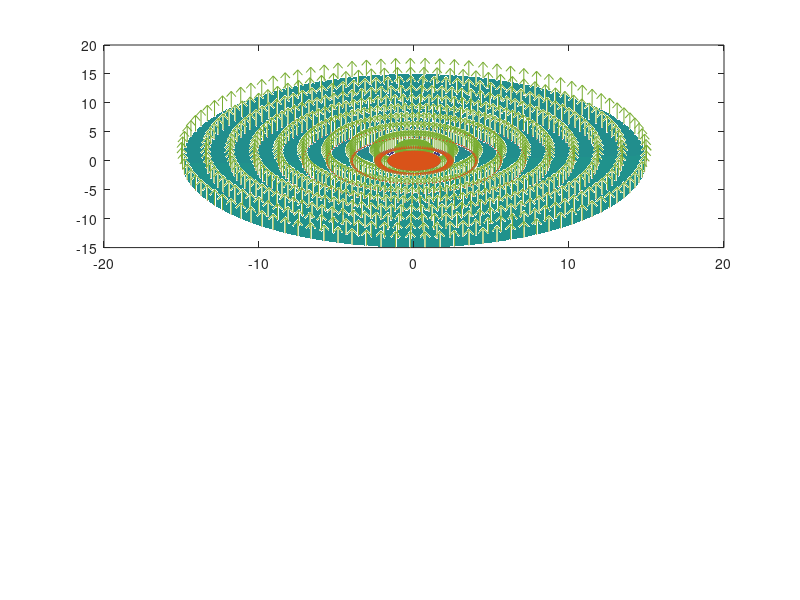

Write MATLAB code to recreate this figure. (Note: this script raises an error after producing the figure.)
%%
wE = 2*pi/(24*60*60);
RE = 6371200; % m
me = 9.1094e-31;
mp = 1.6726e-27;
e = 1.6022e-19;
kB = 1.3806e-23;
mu0 = 1.2566e-06;
M = 8.22e22; % A m^2

Er = @(r) -wE*mu0*M./(4*pi*r.^2);



r = RE*linspace(1,15,10);
lon = linspace(0,2*pi,100);

[R,LON] = ndgrid(r,lon);

X = R.*cos(LON);
Y = R.*sin(LON);

ER = Er(R);

EX = ER.*cos(LON);
EY = ER.*sin(LON);


E_conv = 1e7; % V/m
E_conv_kVRE = 0.5;
E_conv = E_conv_kVRE*1e3/RE; %*1e3*RE; % kV/RE - > V/m
EX_conv = 0;
EY_conv = E_conv;


hca = subplot(2,1,1);
scale = NaN;
quiver(hca,X/RE,Y/RE,EX,EY)
hold(hca,'on')
quiver(hca,X/RE,Y/RE,EX*0+EX_conv,EY*0+EY_conv)
quiver(hca,X/RE,Y/RE,EX+EX*0+EX_conv,EY+EY*0+EY_conv)

surf(X/RE,Y/RE,X*0-1,EY+EY_conv)
shading(hca,'flat')
colormap(pic_colors('blue_red'))
%hca.CLim = max(abs(hca.CLim))*[-1 1];
hcb = colorbar(hca);

hold(hca,'off')

hca = subplot(2,1,2);
rvec = RE*linspace(1,15,100);
%plot(hca,rvec/RE,Er(rvec),rvec/RE,rvec*0+E_conv)
semilogy(hca,rvec/RE,abs(Er(rvec)),rvec/RE,rvec*0+abs(E_conv))


%%
% transformation matrix between cartesian and spherical
T = [sin(colat).*cos(lon), sin(colat).*sin(lon), cos(colat);...
     cos(colat).*cos(lon), cos(colat).*sin(lon), -sin(colat);...
     -sin(lon)         , cos(lon)        ,  0];
  
T_sp2cart = T';

Ecart = T_sp2cart*Bsphere;
  
bx = Bcart(1,:);
by = Bcart(2,:);
bz = Bcart(3,:);

%% Potential
e = 1.6022e-19;
kB = 1.3806e-23;
mu0 = 1.2566e-06;
RE = 6.3712e+06; % m
M = 8.22e22; % A m^2
me = 9.1094e-31;
mp = 1.6726e-27;
wE = 2*pi/(24*60*60); % Earth's rotation frequency, rad/s
Econv = 1*[0.5 2]*1e3/(RE); % kV/RE - > V/m (to have V in SI units)


%E0 = 0.3*1e-3; % V/m
%W_eV = 1e1;
%W_J = W_eV*e;
%v = sqrt(2*W_J/m);

Bz = @(r) mu0*M./(4*pi*r.^3);
mu = @(r,W_J) W_J./Bz(r);
%q = -e;


phi_gradB = @(r,lon,m,q,mu) mu*Bz(r)/q;
phi_corot = @(r,lon) - wE*mu0*M./(8*pi*r);
phi_conv = @(r,lon,E0) - E0*r.*sin(lon);

%phi = @(r,lon,m,q,mu,E0) mu*Bz(r)/q - wE*mu0*M./(8*pi*r) - E0*r.*sin(lon);

phi = @(r,lon,m,q,mu,E0) phi_gradB(r,lon,m,q,mu) + phi_corot(r,lon) + phi_conv(r,lon,E0);


r = RE*linspace(2,15,50);
r = RE*logspace(log10(3),log10(15),120);
lon = linspace(0,2*pi,100);

[R,LON] = ndgrid(r,lon);

X = R.*cos(LON);
Y = R.*sin(LON);



clear h
nrows = 1; ncols = 4; ipanel = 0;
for irow = 1:nrows, for icol = 1:ncols, ipanel = ipanel + 1; h(ipanel) = subplot(nrows,ncols,ipanel); end, end
isub = 1;

% Define particle parameters
Ncont = 40;
R_Bref = 5*RE;
B_ref = Bz(R_Bref);
m = me; q = e; W_eV = 1e5; mu = W_eV*e/B_ref; E0 = 0.8e-3;
if 1 % phi_gradB
  hca = h(isub); isub = isub + 1;
  PHI = phi_gradB(R,LON,m,q,mu);
  %contourf(hca,X/RE,Y/RE,PHI,Ncont)
  pcolor(hca,X/RE,Y/RE,PHI*1e-3)
  shading(hca,'flat')
  hca.YLabel.String = 'y^{GSM} (RE)';
  hca.XLabel.String = 'x^{GSM} (RE)';
  axis(hca,'equal')
  hca.Title.String = {'Gradient B drift potential'};%,sprintf('m = %.0f m_e, q = %.0f e, W = %g eV, mu = %g J/T', m/me, q/e, W_eV,mu)};
  hcb = colorbar(hca);
  irf_legend(hca,{sprintf('m = %.0f m_e', m/me),...
    sprintf('q = %.0f e', q/e),...
    sprintf('W = %g eV', W_eV),...
    sprintf('R_{ref for mu} = %.0f R_E', R_Bref/RE),...
    sprintf('B(R_{ref for mu}) = %g T', B_ref),...
    sprintf('mu = %g J/T = %g MeV/G',mu,mu*1e-3/e*1e-5),...
    sprintf('E_{conv} = %g V/m ',E0)},[-0.0 1.13],'color','k','fontsize',14);
  irf_legend(hca,{sprintf('E_{conv} = %g V/m ',E0)},[-0.0 1.23],'color','k','fontsize',14);
end 
if 1 % phi_corot
  hca = h(isub); isub = isub + 1;
  PHI = phi_corot(R,LON);
  %contourf(hca,X/RE,Y/RE,PHI,Ncont)
  pcolor(hca,X/RE,Y/RE,PHI*1e-3)
  shading(hca,'flat')
  hca.YLabel.String = 'y^{GSM} (RE)';
  hca.XLabel.String = 'x^{GSM} (RE)';
  axis(hca,'equal')
  hca.Title.String = {'Corotation potential'};%,sprintf('m = %.0f m_e, q = %.0f e, W = %g eV, mu = %g J/T', m/me, q/e, W_eV,mu)};
  hcb = colorbar(hca);
end
if 1 % phi_conv
  hca = h(isub); isub = isub + 1;
  PHI = phi_conv(R,LON,E0);
  contourf(hca,X/RE,Y/RE,PHI*1e-3,Ncont)
  shading(hca,'flat')
  hca.YLabel.String = 'y^{GSM} (RE)';
  hca.XLabel.String = 'x^{GSM} (RE)';
  axis(hca,'equal')
  hca.Title.String = {'Convective potential'};%,sprintf('m = %.0f m_e, q = %.0f e, W = %g eV, mu= %g J/T', m/me, q/e, W_eV,mu)};
  hcb = colorbar(hca);
  irf_legend(hca,{sprintf('E_{conv} = %g V/m ',E0)},[0.02 0.98],'color','k','fontsize',14,'fontweight','bold');
end
if 1 % phi_gradB + phi_corot + phi_conv
  hca = h(isub); isub = isub + 1;
  PHI = phi(R,LON,m,q,mu,E0); % (r,lon,m,q,mu,E0)
  %Ncont = logspace(log10(min(PHI(:)*1e-3)),log10(mas(PHI(:)*1e-3)),20);  
  contourf(hca,X/RE,Y/RE,PHI*1e-3,Ncont)  
  
  %pcolor(hca,X/RE,Y/RE,PHI*1e-3)
  shading(hca,'flat')
  hca.YLabel.String = 'y^{GSM} (RE)';
  hca.XLabel.String = 'x^{GSM} (RE)';
  axis(hca,'equal')
  hca.Title.String = {'Total potential'};%,sprintf('m = %.0f m_e, q = %.0f e, W = %g eV, mu = %g J/T', m/me, q/e, W_eV,mu)};
  hcb = colorbar(hca);
  hcb.YLabel.String = 'Potential (kV)';

  % Find saddle point  
  [nx,ny,nz] = surfnorm(X,Y,PHI);
  [az,el,rho] = cart2sph(nx,ny,nz);   % find azimuth and elevation
  [~,ix] = max(el(:));  
  [~,ind]=max(abs(nz(:)));
  hold(hca,'on')
  contour(X/RE,Y/RE,PHI,PHI(ind)*[1 1],'k:','linewidth',2)
  hold(hca,'off')
  irf_legend(hca,{sprintf('E_{conv} = %g V/m ',E0)},[0.02 0.98],'color','k','fontsize',14,'fontweight','bold');

end
if 0
hca = h(isub); isub = isub + 1;
m = mp; q = e; W_eV = 1e9;
PHI = phi(R,LON,me,-e,W_eV*e);
contourf(hca,X/RE,Y/RE,PHI,Ncont)
shading(hca,'flat')
hca.YLabel.String = 'y^{GSM} (RE)';
hca.XLabel.String = 'x^{GSM} (RE)';
axis(hca,'equal')
hca.Title.String = sprintf('m = %.0f m_e, q = %.0f e, W = %g eV', m/me, q/e, W_eV);
end

%colormap(pic_colors('candy3'))
colormap(irf_colormap('waterfall'))

hlinks = linkprop(h,{'CLim','XLim','YLim'});
hlinks.Targets(1).CLim = 5e1*[-1 1];
%hlinks.Targets(1).CLim = prctile(abs(PHI(:)),70)*[-1 1]*1e-3;

hlinks.Targets(1).XLim = 0.99*15*[-1 1];
hlinks.Targets(1).YLim = 0.99*15*[-1 1];

c_eval('axis(h(?),''square'');',1:numel(h))
c_eval('h(?).FontSize = 14;',1:numel(h))
c_eval('h(?).LineWidth = 1;',1:numel(h))
c_eval('h(?).XDir = ''reverse'';',1:numel(h))

hb = findobj(gcf,'type','colorbar'); hb = hb(end:-1:1);
delete(hb(1:3));
compact_panels(0.01,0.01)

hb(4).Position(1) = hca.Position(1) + hca.Position(3)+0.01;
c_eval('h(?).YLabel = [];',2:4)
c_eval('h(?).YTickLabel = [];',2:4)

%% Drift frequencies
c = 299792458;
e = 1.6022e-19;
kB = 1.3806e-23;
mu0 = 1.2566e-06;
RE = 6.3712e+06; % m
M = 8.22e22; % A m^2
me = 9.1094e-31;
mp = 1.6726e-27;
wE = 2*pi/(24*60*60); % Earth's rotation frequency, rad/s
Econv = 1*[0.5 2]*1e3/(RE); % kV/RE - > V/m (to have V in SI units)



E0 = 0.3*1e-3; % V/m
W_eV = 1000;
W_J = W_eV*e;
%v = sqrt(2*W_J/m);

Bz = @(r) mu0*M./(4*pi*r.^3);
mu = @(r,W_J) W_J./Bz(r);

v_rel = @(W,m) c*sqrt(1-1./(W.*e./(m*c^2)+1).^2); 
%v_rel2 = @(W,m) c*sqrt(1-(m*c^2/(W.*e + m*c^2)).^2); 
v_nonrel = @(W,m) sqrt(2*W.*e./m); 
%ode
gamma = @(W,m) 1./sqrt(1-v_rel(W,m).^2/c^2);

w_gyro = @(W,m,r) e*Bz(r)./(m.*gamma(W,m));
T_gyro = @(W,m,r) 2*pi./w_gyro(W,m,r);

r_gyro = @(W,m,r) sqrt(2*W*e/m)./w_gyro(W,m,r);

clear h
nrows = 1; ncols = 1; ipanel = 0;
for irow = 1:nrows, for icol = 1:ncols, ipanel = ipanel + 1; h(ipanel) = subplot(nrows,ncols,ipanel); end, end
isub = 1;

Wvec = logspace(0,9,100); % eV
REvec = linspace(1,8,80)*RE;
[WVEC,REVEC] = ndgrid(Wvec,REvec);

if 1 % Relativistic and non-relativistic speeds
  V_rel = v_rel(Wvec,me);
  V_nonrel = v_nonrel(Wvec,me);
  hca = h(isub); isub = isub + 1;
  plot(hca,Wvec,V_rel/c,Wvec,V_nonrel/c,Wvec,Wvec*0+1,'k--','LineWidth',1)
  %hca.YTick = 10.^(-7:1:10);
  hca.XScale = 'log';
  hca.YScale = 'log';
  hca.XLabel.String = 'Kinetic energy (eV)';
  hca.YLabel.String = 'Speed (c)';
  %hcb = colorbar(hca);
  %hcb.Label.String = 'Relativistic speed, v/c';
  legend(hca,{'Relativistic','Non-relativsistic','Speed of light'},'box','off','Location','best')
  hca.LineWidth = 1;
  hca.FontWeight = 'bold';
  hca.XLim = Wvec([1 end]);
  hca.FontSize = 12;
  hca.XTick = 10.^(-6:3:10);
  hca.YTick = 10.^(-6:1:10);
end

%%

if 1 % Larmor frequency
  V_rel = v_rel(WVEC,me);
  hca = h(isub); isub = isub + 1;
  contourf(hca,REVEC/RE,WVEC,V_rel/c,20)
  %hca.YTick = 10.^(-7:1:10);
  hca.YScale = 'log';
  hca.YLabel.String = 'Kinetic energy (eV)';
  hca.XLabel.String = 'L';
  hcb = colorbar(hca);
  hcb.Label.String = 'Relativistic speed, v/c';
end
if 1 % gamma
  Gamma = gamma(WVEC,me);
  hca = h(isub); isub = isub + 1;
  contourf(hca,REVEC/RE,WVEC,Gamma,20)
  %hca.YTick = 10.^(-7:1:10);
  hca.YScale = 'log';
  hca.YLabel.String = 'Kinetic energy (eV)';
  hca.XLabel.String = 'L';
  hcb = colorbar(hca);
  hcb.Label.String = '\gamma';
end
if 1 % Larmor frequency
  F_L = w_gyro(WVEC,me,REVEC)/(2*pi);
  hca = h(isub); isub = isub + 1;
  [C,h] = contourf(hca,REVEC/RE,WVEC,log10(F_L),20);
  clabel(C,h,'LabelSpacing',200,'Color','k','FontWeight','bold')
  %hca.YTick = 10.^(-7:1:10);
  hca.YScale = 'log';
  hca.YLabel.String = 'Kinetic energy (eV)';
  hca.XLabel.String = 'L';
  hcb = colorbar(hca);
  hcb.Label.String = 'Larmor frequency (Hz)';
end
if 1 % Larmor period
  T_L = T_gyro(WVEC,me,REVEC);
  hca = h(isub); isub = isub + 1;
  contourf(hca,REVEC/RE,WVEC,T_L,20)
  %hca.YTick = 10.^(-7:1:10);
  hca.YScale = 'log';
  hca.YLabel.String = 'Kinetic energy (eV)';
  hca.XLabel.String = 'L';
  hcb = colorbar(hca);
  hcb.Label.String = 'Larmor period (s)';
end

%% Grad-B drift
e = 1.6022e-19;
kB = 1.3806e-23;
mu0 = 1.2566e-06;
RE = 6.3712e+06; % m
M = 8.22e22; % A m^2
me = 9.1094e-31;
mp = 1.6726e-27;
wE = 2*pi/(24*60*60); % Earth's rotation frequency, rad/s
Econv = 1*[0.5 2]*1e3/(RE); % kV/RE - > V/m (to have V in SI units)


E0 = 0.3*1e-3; % V/m
W_eV = [1e2 1e3 1e4 1e5];
W_J = W_eV*e;
q = e;

vgradB = @(W,r,q) -W*12*pi.*r.^2/(q*mu0*M);
vcorot = @(r) -wE*r;

rvec = linspace(0,10,100)*RE;
[R,W] = ndgrid(rvec,W_J);

colors = pic_colors('matlab');
clear h
nrows = 1; ncols = 1; ipanel = 0;
for irow = 1:nrows, for icol = 1:ncols, ipanel = ipanel + 1; h(ipanel) = subplot(nrows,ncols,ipanel); end, end
isub = 1;

if 0 % drift speeds
  hca = h(isub); isub = isub + 1;
  plot(hca,rvec/RE,vcorot(rvec)*1e-3,'k--','linewidth',1)
  hold(hca,'on')
  plot(hca,rvec/RE,vgradB(W,R,q)*1e-3,'linewidth',1)
  hold(hca,'off')
  
  hca.LineWidth = 1;
  hca.FontWeight = 'bold';
  hca.XLabel.String = 'L = r_{eq}/R_E';
  hca.YLabel.String = 'Rotation speed (km/s)';
  hca.FontSize = 13;
  for iW = 1:numel(W_eV), leginp(iW).W = W_eV(iW); leginp(iW).q = q/e; end  
  legs = arrayfun(@(x)(sprintf('v_{grad-B}: W = %g eV, q = %ge',x.W,x.q)), leginp, 'UniformOutput', false);
  legs = {'v_{corot}',legs{:}};
  hleg = legend(hca,legs{:},'box','off','location','best');
  hleg.Box = 'off';
  hca.YTick = -1000:20:1000;
end
if 0 % drift frequency
  hca = h(isub); isub = isub + 1;
  t_corot = abs(2*pi*rvec./vcorot(rvec));
  t_gradB = abs(2*pi*R./vgradB(W,R,q));
  
  plot(hca,rvec/RE,1./t_corot,'k--','linewidth',1)
  hold(hca,'on')
  plot(hca,rvec/RE,1./t_gradB,'linewidth',1)
  hold(hca,'off')
  
  hca.LineWidth = 1;
  hca.FontWeight = 'bold';
  hca.XLabel.String = 'L = r_{eq}/R_E';
  hca.YLabel.String = 'Rotation frequency (Hz)';
  hca.FontSize = 13;
  for iW = 1:numel(W_eV), leginp(iW).W = W_eV(iW); leginp(iW).q = q/e; end  
  legs = arrayfun(@(x)(sprintf('v_{grad-B}: W = %g eV, q = %ge',x.W,x.q)), leginp, 'UniformOutput', false);
  legs = {'v_{corot}',legs{:}};
  hleg = legend(hca,legs{:},'box','off','location','best');
  hleg.Box = 'off';
  %hca.YTick = -1000:20:1000;
  hca.XGrid = 'on';
  hca.YGrid = 'on';
end
if 1 % drift periods
  hca = h(isub); isub = isub + 1;
  t_corot = abs(2*pi*rvec./vcorot(rvec));
  t_gradB = abs(2*pi*R./vgradB(W,R,q));
  
  plot(hca,rvec/RE,t_corot/60/60,'k--','linewidth',1)
  hold(hca,'on')
  plot(hca,rvec/RE,t_gradB/60/60,'linewidth',1)
  hold(hca,'off')
  
  hca.LineWidth = 1;
  hca.FontWeight = 'bold';
  hca.XLabel.String = 'L = r_{eq}/R_E';
  hca.YLabel.String = 'Rotation period (h)';
  hca.FontSize = 13;
  for iW = 1:numel(W_eV), leginp(iW).W = W_eV(iW); leginp(iW).q = q/e; end  
  legs = arrayfun(@(x)(sprintf('v_{grad-B}: W = %g eV, q = %ge',x.W,x.q)), leginp, 'UniformOutput', false);
  legs = {'v_{corot}',legs{:}};
  hleg = legend(hca,legs{:},'box','off','location','best');
  hleg.Box = 'off';
  %hca.YTick = -1000:20:1000;
  hca.XGrid = 'on';
  hca.YGrid = 'on';
end


